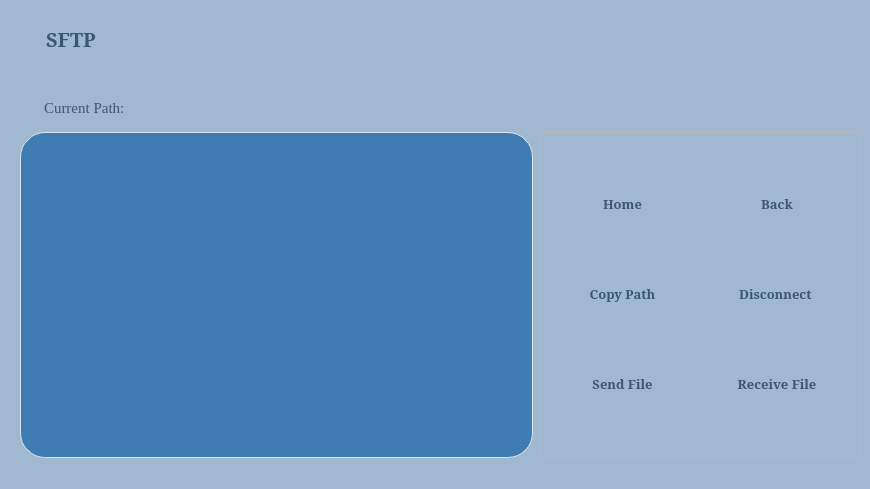
<?xml version="1.0" encoding="UTF-8"?>
<ui version="4.0">
 <class>Form</class>
 <widget class="QWidget" name="Form">
  <property name="geometry">
   <rect>
    <x>0</x>
    <y>0</y>
    <width>870</width>
    <height>489</height>
   </rect>
  </property>
  <property name="windowTitle">
   <string>Form</string>
  </property>
  <property name="styleSheet">
   <string notr="true">#Form{
	background-color: #A0B9D0;	
	color: #3d5673;
}
#topic{	
	color: #3d5673;
	padding-left:20px;
	padding-top:15px;
}
QPushButton{
	width:100px;
	height:33px;
	text-align: center;
	padding: 3px;
	font-weight:bold;
	border-radius:10px;
	color: #3d5673;
	border: 1px;
}
QPushButton:hover{
	background-color:#6991B5;
}
QPushButton:pressed{
	padding-left:5px;
	background-color:#78A0BC;
}
#path_label{	
	color: #3d5673;
	padding-left:20px;
}</string>
  </property>
  <layout class="QGridLayout" name="gridLayout_2">
   <property name="leftMargin">
    <number>20</number>
   </property>
   <property name="topMargin">
    <number>10</number>
   </property>
   <property name="rightMargin">
    <number>10</number>
   </property>
   <property name="bottomMargin">
    <number>0</number>
   </property>
   <property name="verticalSpacing">
    <number>15</number>
   </property>
   <item row="4" column="0">
    <widget class="QLabel" name="path_label">
     <property name="font">
      <font>
       <family>Times New Roman</family>
       <pointsize>11</pointsize>
       <bold>false</bold>
      </font>
     </property>
     <property name="styleSheet">
      <string notr="true">color: #3d5673</string>
     </property>
     <property name="text">
      <string>Current Path: </string>
     </property>
    </widget>
   </item>
   <item row="5" column="1" alignment="Qt::AlignRight">
    <widget class="QFrame" name="frame">
     <property name="sizePolicy">
      <sizepolicy hsizetype="Expanding" vsizetype="Expanding">
       <horstretch>0</horstretch>
       <verstretch>0</verstretch>
      </sizepolicy>
     </property>
     <property name="font">
      <font>
       <family>Constantia</family>
      </font>
     </property>
     <property name="frameShape">
      <enum>QFrame::StyledPanel</enum>
     </property>
     <property name="frameShadow">
      <enum>QFrame::Raised</enum>
     </property>
     <layout class="QGridLayout" name="gridLayout" rowstretch="0,0,0">
      <property name="leftMargin">
       <number>10</number>
      </property>
      <property name="topMargin">
       <number>10</number>
      </property>
      <property name="rightMargin">
       <number>10</number>
      </property>
      <property name="bottomMargin">
       <number>10</number>
      </property>
      <property name="spacing">
       <number>10</number>
      </property>
      <item row="2" column="0">
       <widget class="QPushButton" name="send_file_btn">
        <property name="minimumSize">
         <size>
          <width>145</width>
          <height>39</height>
         </size>
        </property>
        <property name="font">
         <font>
          <family>Constantia</family>
          <pointsize>10</pointsize>
          <bold>true</bold>
         </font>
        </property>
        <property name="text">
         <string>Send File</string>
        </property>
        <property name="icon">
         <iconset resource="../../static/res.qrc">
          <normaloff>:/newPrefix/icons/icons/feather/share.svg</normaloff>:/newPrefix/icons/icons/feather/share.svg</iconset>
        </property>
        <property name="iconSize">
         <size>
          <width>24</width>
          <height>24</height>
         </size>
        </property>
       </widget>
      </item>
      <item row="1" column="1">
       <widget class="QPushButton" name="delete_file_btn">
        <property name="minimumSize">
         <size>
          <width>144</width>
          <height>39</height>
         </size>
        </property>
        <property name="font">
         <font>
          <family>Constantia</family>
          <pointsize>10</pointsize>
          <bold>true</bold>
         </font>
        </property>
        <property name="text">
         <string>Disconnect </string>
        </property>
        <property name="icon">
         <iconset resource="../../static/res.qrc">
          <normaloff>:/newPrefix/icons/icons/feather/wifi-off.svg</normaloff>:/newPrefix/icons/icons/feather/wifi-off.svg</iconset>
        </property>
        <property name="iconSize">
         <size>
          <width>24</width>
          <height>24</height>
         </size>
        </property>
       </widget>
      </item>
      <item row="1" column="0">
       <widget class="QPushButton" name="new_file_btn">
        <property name="minimumSize">
         <size>
          <width>145</width>
          <height>39</height>
         </size>
        </property>
        <property name="font">
         <font>
          <family>Constantia</family>
          <pointsize>10</pointsize>
          <bold>true</bold>
         </font>
        </property>
        <property name="text">
         <string>Copy Path</string>
        </property>
        <property name="icon">
         <iconset resource="../../static/res.qrc">
          <normaloff>:/newPrefix/icons/icons/feather/copy.svg</normaloff>:/newPrefix/icons/icons/feather/copy.svg</iconset>
        </property>
        <property name="iconSize">
         <size>
          <width>24</width>
          <height>24</height>
         </size>
        </property>
       </widget>
      </item>
      <item row="0" column="1">
       <widget class="QPushButton" name="move_down_btn">
        <property name="minimumSize">
         <size>
          <width>144</width>
          <height>39</height>
         </size>
        </property>
        <property name="font">
         <font>
          <family>Constantia</family>
          <pointsize>10</pointsize>
          <bold>true</bold>
         </font>
        </property>
        <property name="text">
         <string>Back</string>
        </property>
        <property name="icon">
         <iconset resource="../../static/res.qrc">
          <normaloff>:/newPrefix/icons/icons/feather/arrow-left-circle.svg</normaloff>:/newPrefix/icons/icons/feather/arrow-left-circle.svg</iconset>
        </property>
        <property name="iconSize">
         <size>
          <width>24</width>
          <height>24</height>
         </size>
        </property>
       </widget>
      </item>
      <item row="0" column="0">
       <widget class="QPushButton" name="move_up_btn">
        <property name="minimumSize">
         <size>
          <width>145</width>
          <height>39</height>
         </size>
        </property>
        <property name="font">
         <font>
          <family>Constantia</family>
          <pointsize>10</pointsize>
          <bold>true</bold>
         </font>
        </property>
        <property name="text">
         <string>Home</string>
        </property>
        <property name="icon">
         <iconset resource="../../static/res.qrc">
          <normaloff>:/newPrefix/icons/icons/feather/home.svg</normaloff>:/newPrefix/icons/icons/feather/home.svg</iconset>
        </property>
        <property name="iconSize">
         <size>
          <width>24</width>
          <height>24</height>
         </size>
        </property>
       </widget>
      </item>
      <item row="2" column="1">
       <widget class="QPushButton" name="receive_file_btn">
        <property name="minimumSize">
         <size>
          <width>144</width>
          <height>39</height>
         </size>
        </property>
        <property name="font">
         <font>
          <family>Constantia</family>
          <pointsize>10</pointsize>
          <bold>true</bold>
         </font>
        </property>
        <property name="text">
         <string>Receive File</string>
        </property>
        <property name="icon">
         <iconset resource="../../static/res.qrc">
          <normaloff>:/newPrefix/icons/icons/feather/download.svg</normaloff>:/newPrefix/icons/icons/feather/download.svg</iconset>
        </property>
        <property name="iconSize">
         <size>
          <width>24</width>
          <height>24</height>
         </size>
        </property>
       </widget>
      </item>
     </layout>
    </widget>
   </item>
   <item row="5" column="0">
    <widget class="QTreeView" name="files">
     <property name="font">
      <font>
       <family>Constantia</family>
       <pointsize>10</pointsize>
      </font>
     </property>
     <property name="styleSheet">
      <string notr="true">QTreeWidget {
    spacing: 10px; /* Cách nhau 5px giữa các item trong 1 hàng */
}

#files{
	background-color: #3E7CB1;
	border:1px solid #DBE4EE;
	border-radius: 25px solid #DBE4EE;
	padding:25px;
	color: #DBE4EE;
}

QHeaderView::section
{	color: #DBE4EE;
	background-color: #3E7CB1;
	border:1px;
}

QTreeWidget::item{
	padding-bottom:5px;		
	spacing: 10px;
}

QTreeWidget::item::hover{
	background-color: #81A4CD;
	border:1px solid #81A4CD ;
	border-radius: 5px
}

QTreeWidget::item::pressed{
	font-weight: bold;
	padding-left:5px;
	background-color: #81A4CD;
	border:1px solid #81A4CD ;
	border-radius: 5px
}

QTreeWidget::item::selected{
	font-weight: bold;
	background-color: #81A4CD;
	border:1px solid #81A4CD ;
	border-radius: 5px
}

QTreeWidget::item::selected::active{
	background-color: #054A91;
	border:1px solid #81A4CD ;
	border-radius: 5px;
	font-weight:bold;
}
QScrollArea{
	border:none;
	padding-right:5px;
}

QScrollBar:vertical {
    border:none;
    background: #3E7CB1;
    width: 8px;
	border-radius:5px;
	padding-top:5px;
	padding-left:2px;
}

QScrollBar::handle:vertical {
    background: #A0B9D0;
    min-height: 20px;
	border-radius:3px;
	padding-left: 15px
}

QScrollBar::add-line:vertical {
    border:none;
    background: #A0B9D0;
    height: 0px;
    subcontrol-position: bottom;
    subcontrol-origin: margin;
}

QScrollBar::sub-line:vertical {
    border:none;
    background: #A0B9D0;
    height: 0px;
    subcontrol-position: top;
    subcontrol-origin: margin;
}

QScrollBar::add-page:vertical {
	background: #3E7CB1;
}

QScrollBar::sub-page:vertical {
	background: #3E7CB1;
}

/*Horizontal scrollbar*/
QScrollBar:horizontal {
    border: none;
    background: #3E7CB1;
    height: 8px;
    border-radius: 5px;
    padding-top: 2px;
    padding-left: 5px;
}

QScrollBar::handle:horizontal {
    background: #A0B9D0;
    min-width: 20px;
    border-radius: 3px;
    padding-left: 5px;
}

QScrollBar::add-line:horizontal {
    border: none;
    background: #A0B9D0;
    width: 0px;
    subcontrol-position: right;
    subcontrol-origin: margin;
}

QScrollBar::sub-line:horizontal {
    border: none;
    background: #A0B9D0;
    width: 0px;
    subcontrol-position: left;
    subcontrol-origin: margin;
}

QScrollBar::add-page:horizontal {
    background: #3E7CB1;
}

QScrollBar::sub-page:horizontal {
    background: #3E7CB1;
}
</string>
     </property>
    </widget>
   </item>
   <item row="0" column="0">
    <widget class="QLabel" name="topic">
     <property name="font">
      <font>
       <family>Constantia</family>
       <pointsize>15</pointsize>
       <bold>true</bold>
      </font>
     </property>
     <property name="text">
      <string>SFTP</string>
     </property>
     <property name="alignment">
      <set>Qt::AlignLeading|Qt::AlignLeft|Qt::AlignVCenter</set>
     </property>
    </widget>
   </item>
   <item row="6" column="0" colspan="2">
    <widget class="QLabel" name="label_2">
     <property name="font">
      <font>
       <family>Constantia</family>
      </font>
     </property>
     <property name="text">
      <string/>
     </property>
    </widget>
   </item>
   <item row="3" column="0" colspan="2">
    <widget class="QLabel" name="label_3">
     <property name="font">
      <font>
       <family>Constantia</family>
      </font>
     </property>
     <property name="text">
      <string/>
     </property>
    </widget>
   </item>
  </layout>
 </widget>
 <resources>
  <include location="../../static/res.qrc"/>
 </resources>
 <connections/>
</ui>
